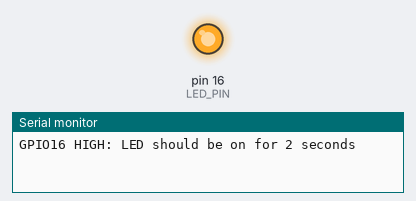
A sketch run on a simulated Arduino Uno, built with avr-gcc and run on an emulated ATmega328P. Parts: output pins drawn as LEDs (lit = HIGH), the last lines printed to the serial monitor.

Above: at 1.0 s.
At 3.0 s:
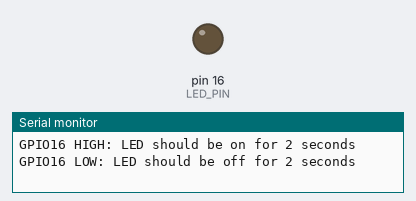
Timing chart, 0 to 5.2 s (numbered marks = the images above):
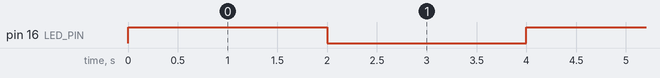

Measured:
- by itself, pin 16 (LED_PIN): alternates HIGH for 2.0 s and LOW for 2.0 s

The sketch:

gpio16-blink.ino
```cpp
constexpr int LED_PIN = 16;

void setup() {
  Serial.begin(115200);
  pinMode(LED_PIN, OUTPUT);
}

void loop() {
  digitalWrite(LED_PIN, HIGH);
  Serial.println("GPIO16 HIGH: LED should be on for 2 seconds");
  delay(2000);
  digitalWrite(LED_PIN, LOW);
  Serial.println("GPIO16 LOW: LED should be off for 2 seconds");
  delay(2000);
}
```
